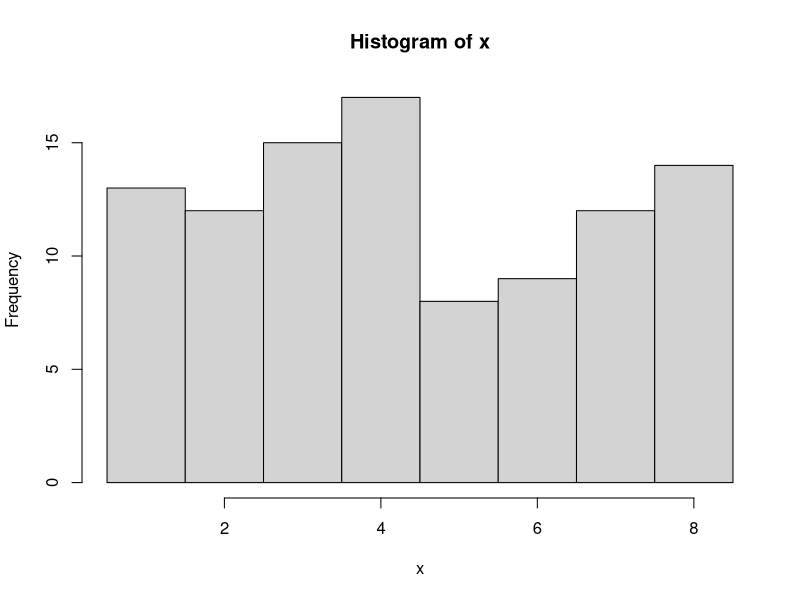
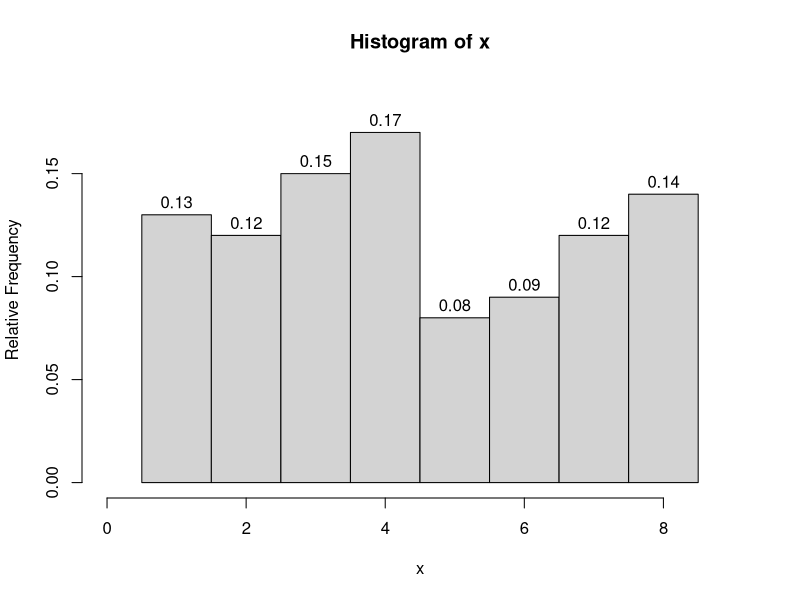

Here is the R script that generated these plots, in order:
## ---- chunk 1
n = 100
i = 1:n
type = sample(1:2,1)
ns = c(8,10)[type]
x = sample(1:ns,n,T)
brks = 1:(ns+1)-0.5
myhist = hist(x,breaks=brks)
counts = myhist$counts
strdie = c("eight","ten")[type]

while(T){
  b1 = sample(brks[3:(length(brks)-1)],1)
  n1 = sum(x<b1)
  b2 = sample(brks[2:(length(brks)-2)],1)
  n2 = sum(x>b2)
  b3 = sort(sample(brks[2:(length(brks)-1)],2))
  c3 = mean(b3)
  r3 = (b3[2]-b3[1])/2
  n3 = sum(abs(x-c3)<r3)
  b4 = sort(sample(brks[2:(length(brks)-1)],2))
  c4 = mean(b4)
  r4 = (b4[2]-b4[1])/2
  n4 = sum(abs(x-c4)>r4)
  
  b5 = sample(brks[3:(length(brks)-1)],1)
  n5 = sum(x<b5)
  b6 = sample(brks[2:(length(brks)-2)],1)
  n6 = sum(x>b6)
  b7 = sort(sample(brks[2:(length(brks)-1)],2))
  c7 = mean(b7)
  r7 = (b7[2]-b7[1])/2
  if(r7==round(r7)){
    wrd7 = "integer"
  } else {
    wrd7 = "half-integer"
  }
  n7 = sum(abs(x-c7)<r7)
  b8 = sort(sample(brks[2:(length(brks)-1)],2))
  c8 = mean(b8)
  r8 = (b8[2]-b8[1])/2
  if(r8==round(r8)){
    wrd8 = "integer"
  } else {
    wrd8 = "half-integer"
  }
  n8 = sum(abs(x-c8)>r8)
  p1 = n1/n
  p2 = n2/n
  p3=n3/n
  p4=n4/n
  p5=n5/n
  p6=n6/n
  p7=n7/n
  p8=n8/n
  if(r3>1 & r4>1 & r7>1 & r8>1 & r7!=r8 & r7!=r3 & r8!=r4){break}
}
## ---- chunk 2
ylim = max(counts/n)*1.1
hist(x,breaks=brks,labels = TRUE,ylim=c(0,ylim),xlim=c(0,ns+1),freq=F,ylab="Relative Frequency")
